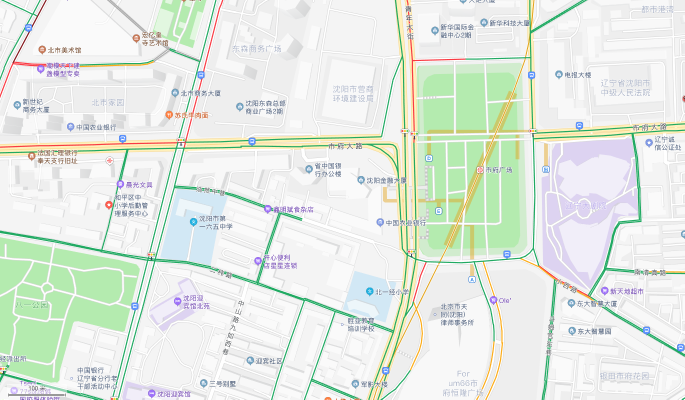
#> input picture single_matching/website.png, 1369 x 799 px (shown at 1/2 size)
$ python single_matching.py
#> lines starting #> are read from the running program, lines starting #| are printed output that depends on the picture; after the words box and inside, x2 and y2 are one past the last pixel; in counts of white or black regions, pixels touching at a corner belong together
#!/usr/bin/env python
# -*- coding: utf-8 -*-
"""
__title__ = 'my_py_note'
__author__ = 'deagle'
__date__ = '10/13/2020 17:42'
# code is far away from bugs with the god animal protecting
    I love animals. They taste delicious.
"""
import datetime

#opencv模板匹配----单目标匹配
import cv2
#读取目标图片
target = cv2.imread('./website.png')
#> target is the input picture: shape (799, 1369, 3); mean B, G, R 226.3, 234.7, 227.3
#读取模板图片
template = cv2.imread('./phone.png')
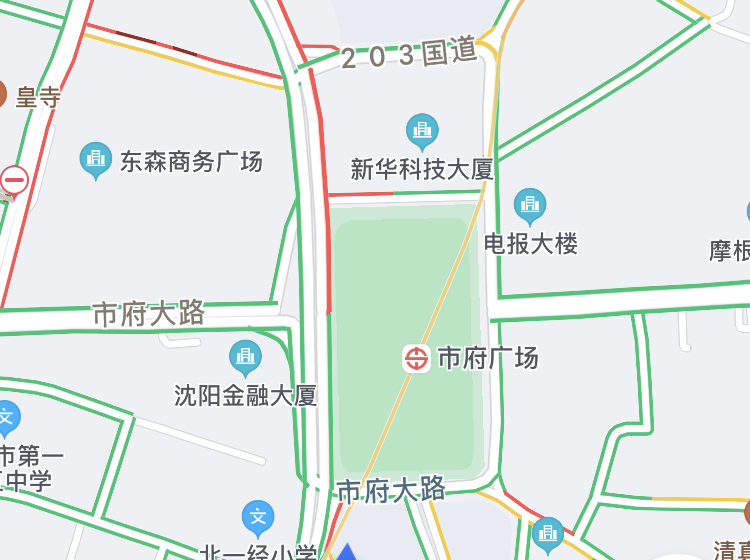
#> input picture single_matching/phone.png, 750 x 560 px
#> template is the input picture: shape (560, 750, 3); mean B, G, R 228.2, 231.8, 222.6
#获得模板图片的高宽尺寸
theight, twidth = template.shape[:2]
#> theight = 560; twidth = 750
print(theight, twidth)
#| 560 750

#执行模板匹配，采用的匹配方式cv2.TM_SQDIFF_NORMED
result = cv2.matchTemplate(target,template,cv2.TM_SQDIFF_NORMED)
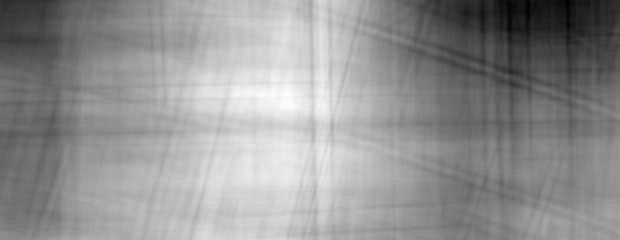
#> result: shape (240, 620) float32; min 0.0414, max 0.0543, mean 0.0488; drawn with min black and max white
#归一化处理
cv2.normalize( result, result, 0, 1, cv2.NORM_MINMAX, -1 )
#寻找矩阵（一维数组当做向量，用Mat定义）中的最大值和最小值的匹配结果及其位置
min_val, max_val, min_loc, max_loc = cv2.minMaxLoc(result)
#> min_val = -8.25e-08; max_val = 1; min_loc = (567, 0); max_loc = (286, 94)
#匹配值转换为字符串
#对于cv2.TM_SQDIFF及cv2.TM_SQDIFF_NORMED方法min_val越趋近与0匹配度越好，匹配位置取min_loc
#对于其他方法max_val越趋近于1匹配度越好，匹配位置取max_loc
strmin_val = str(min_val)
#> strmin_val = '-8.254056638179463e-08'
#绘制矩形边框，将匹配区域标注出来
#min_loc：矩形定点
#(min_loc[0]+twidth,min_loc[1]+theight)：矩形的宽高
#(0,0,225)：矩形的边框颜色；2：矩形边框宽度
cv2.rectangle(target,min_loc,(min_loc[0]+twidth,min_loc[1]+theight),(0,0,225),2)
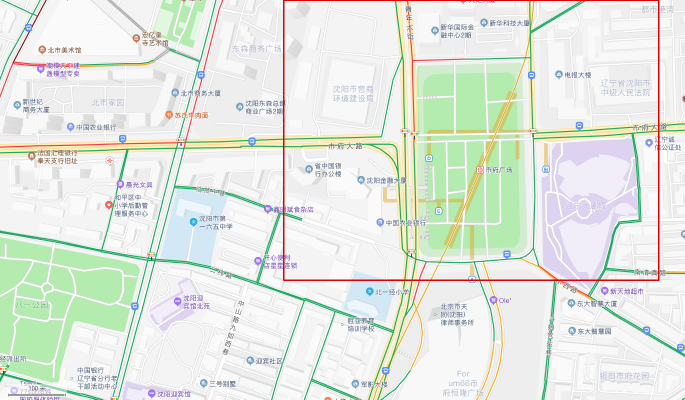
#> target: shape (799, 1369, 3) (shown at 1/2 size); 0.65% of pixels changed, all inside (x1, y1, x2, y2) = (566, 0, 1319, 562)
#显示结果,并将匹配值显示在标题栏上
cv2.imshow("MatchResult----MatchingValue="+strmin_val,target)
cv2.waitKey()
cv2.destroyAllWindows()


def main():
    print()


if __name__ == '__main__':
    start_time = datetime.datetime.now()
    main()
    end_time = datetime.datetime.now()
    time_cost = end_time - start_time
    print(str(time_cost).split('.')[0])
